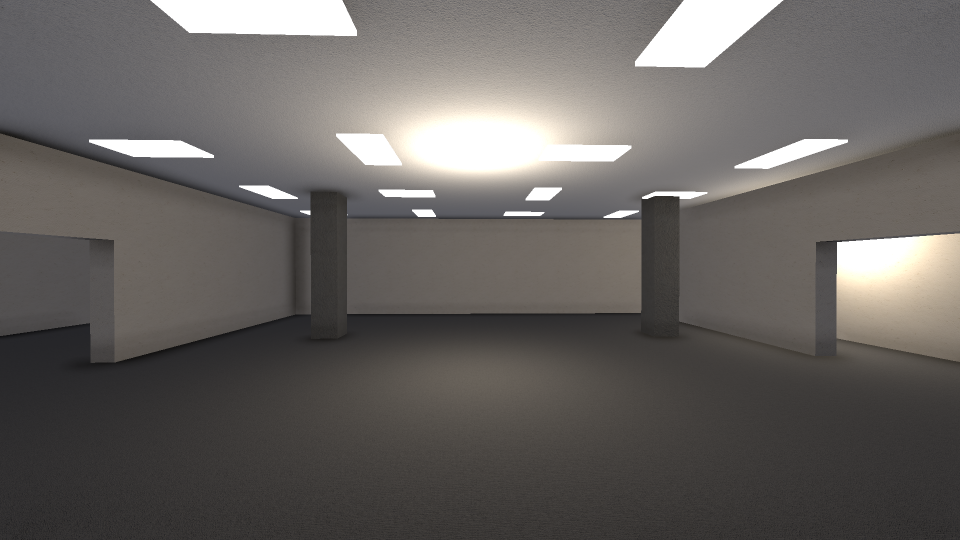
#> input picture docs/3d-rebuild/screenshots/m1-floor3d-core.png, 1920 x 1080 px, found by its file name (shown at 1/2 size)
$ python annotate_walls.py
#> lines starting #> are read from the running program, lines starting #| are printed output that depends on the picture

from PIL import Image, ImageDraw, ImageFont
src = r"D:/workspace/ESCAPE FROM WORK/docs/3d-rebuild/screenshots/m1-floor3d-core.png"
im = Image.open(src).convert("RGB")
#> im is the input picture: PIL image 1920x1080 RGB; mean R, G, B 102.5, 98.9, 96.2
d = ImageDraw.Draw(im)
font = ImageFont.truetype("C:/Windows/Fonts/msyhbd.ttc", 40)
boxes = [
    (10, 380, 420, 760),    # left door / header
    (1090, 340, 1380, 720), # center pillar-like wall stub
    (1470, 300, 1920, 760), # right opening with light
    (520, 300, 760, 700),   # left-center small panel
]
for i,(x0,y0,x1,y1) in enumerate(boxes, 1):
    d.rectangle([x0,y0,x1,y1], outline=(255,70,70), width=6)
    d.text((x0+10, max(0,y0-50)), str(i), font=font, fill=(255,70,70))
im.save(r"D:/workspace/ESCAPE FROM WORK/docs/3d-rebuild/screenshots/m1-wall-annotated.png")
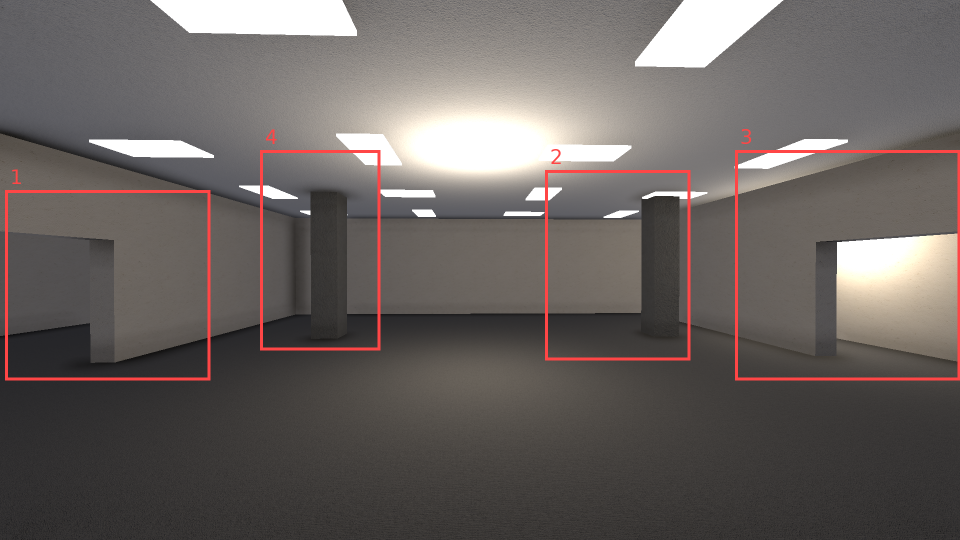
#> saved as m1-wall-annotated.png: PIL image 1920x1080 RGB (shown at 1/2 size); mean R, G, B 105.2, 98.4, 95.8
print("ok")

$ run again, with docs/3d-rebuild/screenshots/before-props-fix-core.png copied over docs/3d-rebuild/screenshots/m1-floor3d-core.png
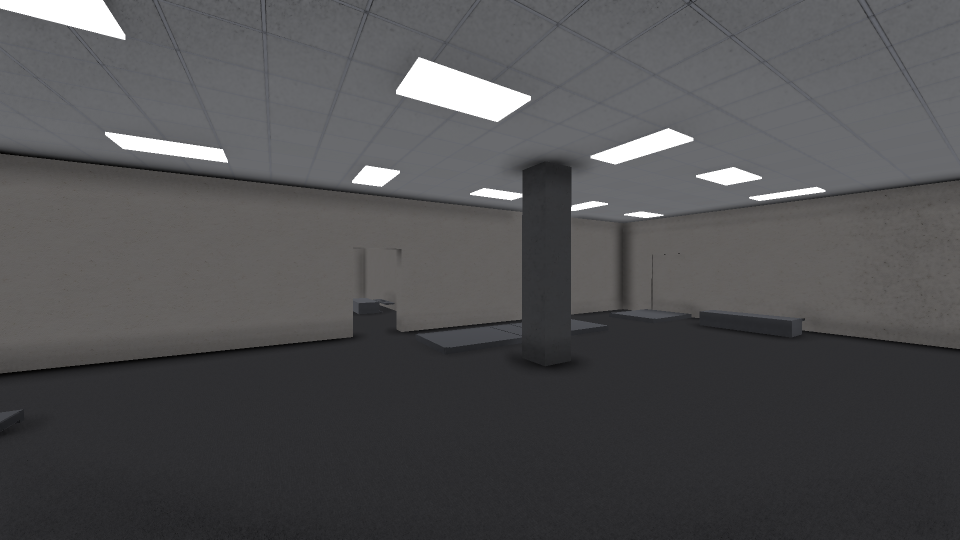
#> input picture docs/3d-rebuild/screenshots/before-props-fix-core.png, 1920 x 1080 px, found by its file name (shown at 1/2 size)
#> im is the input picture: PIL image 1920x1080 RGB; mean R, G, B 79.7, 79.5, 80.9
#> `im.save(r"D:/workspace/ESCAPE FROM WORK/docs/3d-rebuild/screenshots/m1..`:
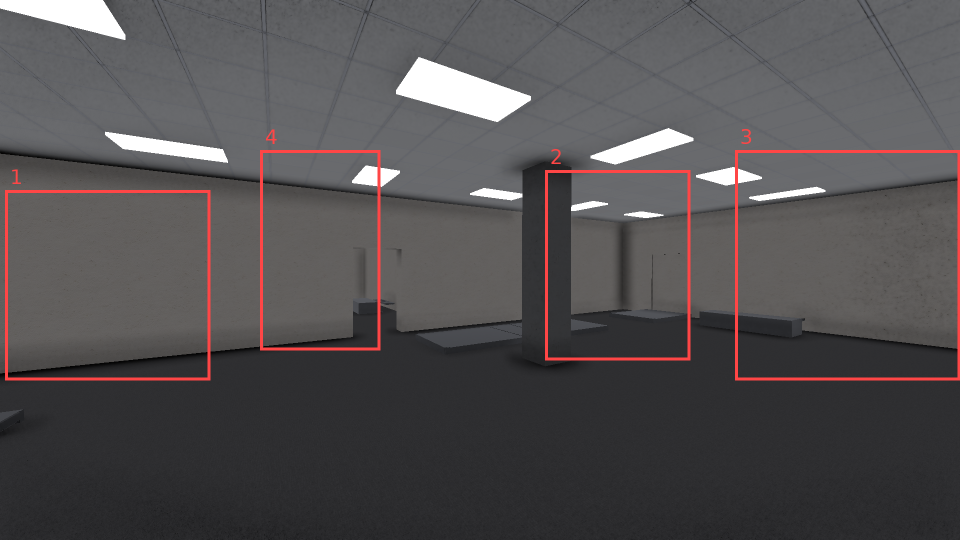
#> saved as m1-wall-annotated.png: PIL image 1920x1080 RGB (shown at 1/2 size); mean R, G, B 82.8, 79.4, 80.8

$ run again, with docs/3d-rebuild/screenshots/before-props-fix-corridor.png copied over docs/3d-rebuild/screenshots/m1-floor3d-core.png
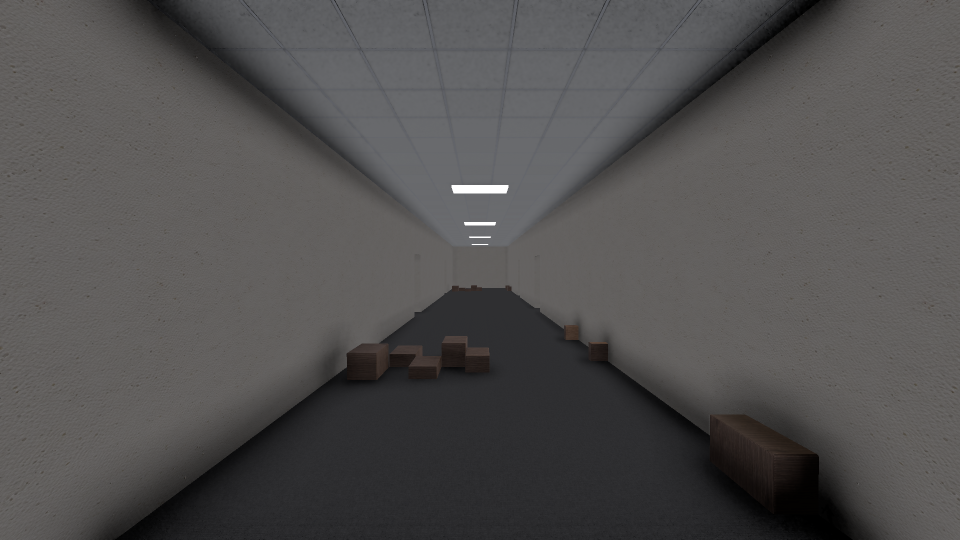
#> input picture docs/3d-rebuild/screenshots/before-props-fix-corridor.png, 1920 x 1080 px, found by its file name (shown at 1/2 size)
#> im is the input picture: PIL image 1920x1080 RGB; mean R, G, B 81.6, 80.1, 79.9
#> `im.save(r"D:/workspace/ESCAPE FROM WORK/docs/3d-rebuild/screenshots/m1..`:
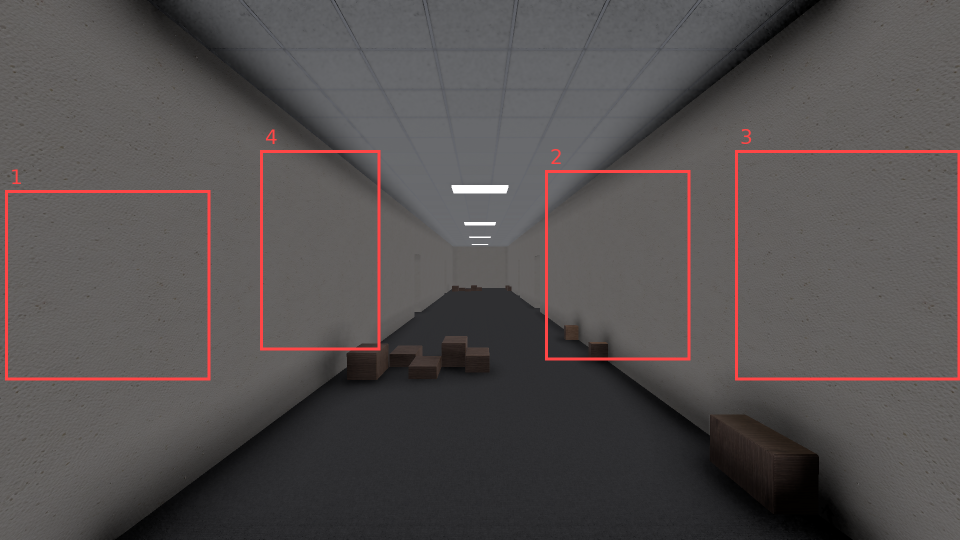
#> saved as m1-wall-annotated.png: PIL image 1920x1080 RGB (shown at 1/2 size); mean R, G, B 84.4, 79.7, 79.6

$ run again, with docs/3d-rebuild/screenshots/crop-corridor-crate.png copied over docs/3d-rebuild/screenshots/m1-floor3d-core.png
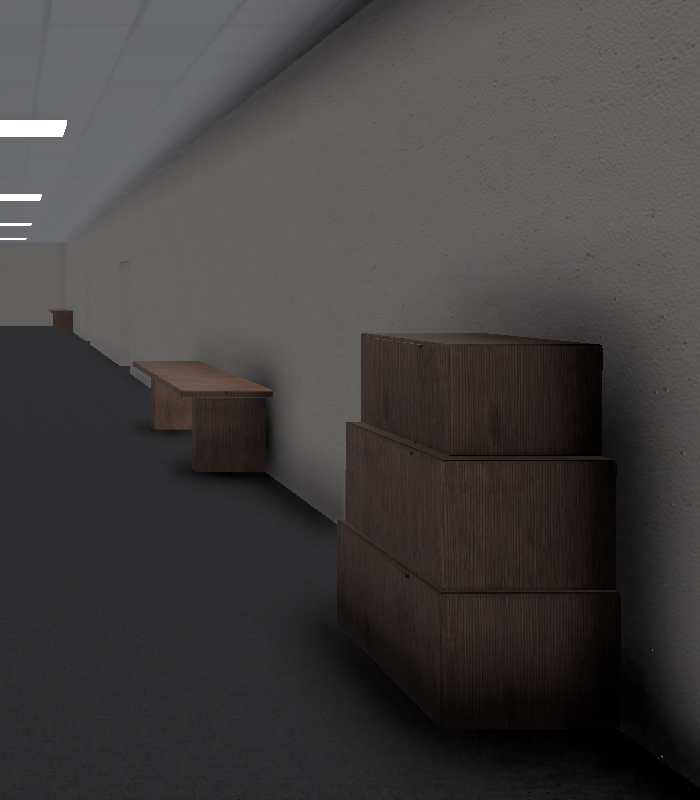
#> input picture docs/3d-rebuild/screenshots/crop-corridor-crate.png, 700 x 800 px, found by its file name
#> `im.save(r"D:/workspace/ESCAPE FROM WORK/docs/3d-rebuild/screenshots/m1..`:
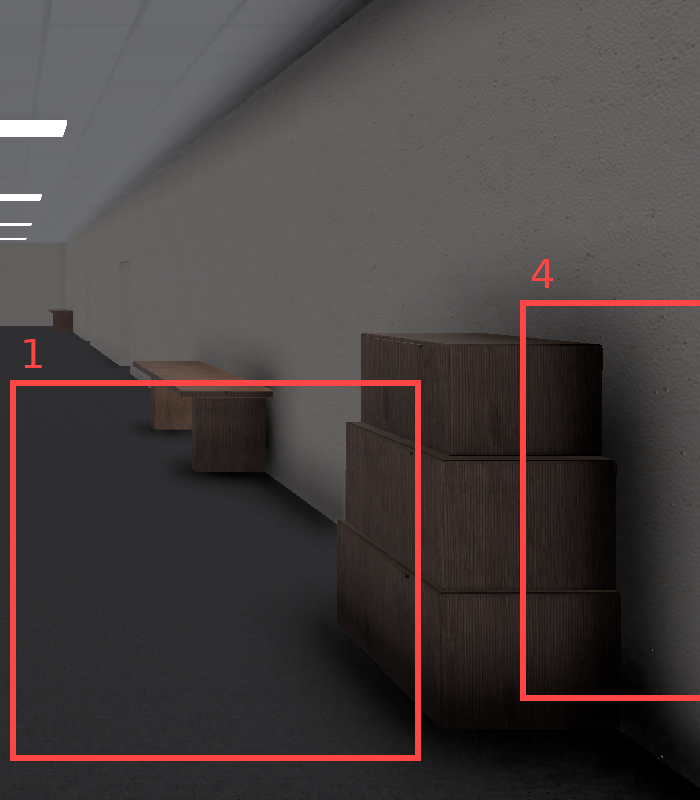
#> saved as m1-wall-annotated.png: PIL image 700x800 RGB; mean R, G, B 70.7, 63.6, 63.3
